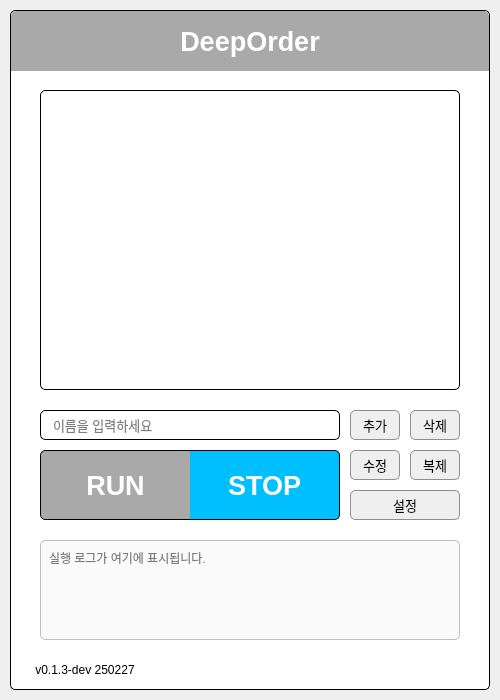
<?xml version="1.0" encoding="UTF-8"?>
<ui version="4.0">
 <class>MainWindow</class>
 <widget class="QMainWindow" name="MainWindow">
  <property name="geometry">
   <rect>
    <x>0</x>
    <y>0</y>
    <width>500</width>
    <height>700</height>
   </rect>
  </property>
  <property name="maximumSize">
   <size>
    <width>500</width>
    <height>700</height>
   </size>
  </property>
  <property name="font">
   <font>
    <family>Arial</family>
   </font>
  </property>
  <property name="windowTitle">
   <string>DeepOrder</string>
  </property>
  <property name="autoFillBackground">
   <bool>false</bool>
  </property>
  <property name="styleSheet">
   <string notr="true">QMainWindow{
	background-color: #EFEFEF;
}</string>
  </property>
  <widget class="QWidget" name="mainwindow">
   <property name="font">
    <font>
     <bold>false</bold>
    </font>
   </property>
   <widget class="QFrame" name="frame_main">
    <property name="geometry">
     <rect>
      <x>10</x>
      <y>10</y>
      <width>480</width>
      <height>680</height>
     </rect>
    </property>
    <property name="font">
     <font>
      <family>Arial</family>
     </font>
    </property>
    <property name="styleSheet">
     <string notr="true">background: white;
border:1px solid black;
border-radius: 5px;
</string>
    </property>
    <property name="frameShape">
     <enum>QFrame::Shape::StyledPanel</enum>
    </property>
    <property name="frameShadow">
     <enum>QFrame::Shadow::Raised</enum>
    </property>
    <widget class="QLabel" name="label_title">
     <property name="geometry">
      <rect>
       <x>1</x>
       <y>1</y>
       <width>478</width>
       <height>60</height>
      </rect>
     </property>
     <property name="sizePolicy">
      <sizepolicy hsizetype="Preferred" vsizetype="Preferred">
       <horstretch>128</horstretch>
       <verstretch>60</verstretch>
      </sizepolicy>
     </property>
     <property name="baseSize">
      <size>
       <width>0</width>
       <height>0</height>
      </size>
     </property>
     <property name="font">
      <font>
       <family>Arial</family>
       <pointsize>20</pointsize>
       <bold>true</bold>
      </font>
     </property>
     <property name="styleSheet">
      <string notr="true">QLabel {
	background-color: darkgray;
	color: white;
	border: none;
	border-top-left-radius :5px;
	border-top-right-radius : 5px;
	border-bottom-left-radius : 0px;
	border-bottom-right-radius : 0px;
}</string>
     </property>
     <property name="lineWidth">
      <number>0</number>
     </property>
     <property name="text">
      <string>DeepOrder</string>
     </property>
     <property name="alignment">
      <set>Qt::AlignmentFlag::AlignCenter</set>
     </property>
    </widget>
    <widget class="QListWidget" name="listWidget">
     <property name="geometry">
      <rect>
       <x>30</x>
       <y>80</y>
       <width>420</width>
       <height>300</height>
      </rect>
     </property>
     <property name="font">
      <font>
       <family>Arial</family>
       <pointsize>12</pointsize>
       <kerning>true</kerning>
      </font>
     </property>
     <property name="styleSheet">
      <string notr="true">QListWidget {
                color: black;
                border-radius: 5px;
            }
QListWidget::item {
                height: 30px;
                padding: 4px;
}</string>
     </property>
     <property name="frameShadow">
      <enum>QFrame::Shadow::Plain</enum>
     </property>
     <property name="autoScroll">
      <bool>true</bool>
     </property>
     <property name="autoScrollMargin">
      <number>16</number>
     </property>
     <property name="dragEnabled">
      <bool>true</bool>
     </property>
     <property name="dragDropMode">
      <enum>QAbstractItemView::DragDropMode::NoDragDrop</enum>
     </property>
     <property name="defaultDropAction">
      <enum>Qt::DropAction::CopyAction</enum>
     </property>
     <property name="iconSize">
      <size>
       <width>0</width>
       <height>0</height>
      </size>
     </property>
     <property name="movement">
      <enum>QListView::Movement::Static</enum>
     </property>
     <property name="layoutMode">
      <enum>QListView::LayoutMode::SinglePass</enum>
     </property>
     <property name="spacing">
      <number>3</number>
     </property>
     <property name="viewMode">
      <enum>QListView::ViewMode::ListMode</enum>
     </property>
     <property name="itemAlignment">
      <set>Qt::AlignmentFlag::AlignBaseline</set>
     </property>
     <property name="sortingEnabled">
      <bool>false</bool>
     </property>
    </widget>
    <widget class="QLineEdit" name="lineEdit">
     <property name="geometry">
      <rect>
       <x>30</x>
       <y>400</y>
       <width>300</width>
       <height>30</height>
      </rect>
     </property>
     <property name="font">
      <font>
       <family>Arial</family>
       <pointsize>10</pointsize>
      </font>
     </property>
     <property name="styleSheet">
      <string notr="true">QLineEdit {
	color:black;
	border-radius: 5px; 
	padding-left:10px;
}</string>
     </property>
     <property name="inputMask">
      <string/>
     </property>
     <property name="text">
      <string/>
     </property>
     <property name="maxLength">
      <number>32767</number>
     </property>
     <property name="placeholderText">
      <string>이름을 입력하세요</string>
     </property>
    </widget>
    <widget class="QPushButton" name="button_add">
     <property name="geometry">
      <rect>
       <x>340</x>
       <y>400</y>
       <width>50</width>
       <height>30</height>
      </rect>
     </property>
     <property name="sizePolicy">
      <sizepolicy hsizetype="Minimum" vsizetype="Minimum">
       <horstretch>0</horstretch>
       <verstretch>0</verstretch>
      </sizepolicy>
     </property>
     <property name="font">
      <font>
       <family>Arial</family>
       <pointsize>10</pointsize>
       <bold>false</bold>
       <hintingpreference>PreferVerticalHinting</hintingpreference>
      </font>
     </property>
     <property name="autoFillBackground">
      <bool>false</bool>
     </property>
     <property name="styleSheet">
      <string notr="true">QPushButton {
    border-radius: 5px;
	color:black;
    border: 1px solid #8f8f91;
    background-color: #EFEFEF;
    padding: 2px 4px;
}</string>
     </property>
     <property name="text">
      <string>추가</string>
     </property>
     <property name="icon">
      <iconset theme="QIcon::ThemeIcon::InsertText"/>
     </property>
     <property name="autoExclusive">
      <bool>false</bool>
     </property>
     <property name="default">
      <bool>false</bool>
     </property>
     <property name="flat">
      <bool>false</bool>
     </property>
    </widget>
    <widget class="QPushButton" name="button_delete">
     <property name="geometry">
      <rect>
       <x>400</x>
       <y>400</y>
       <width>50</width>
       <height>30</height>
      </rect>
     </property>
     <property name="sizePolicy">
      <sizepolicy hsizetype="Minimum" vsizetype="Minimum">
       <horstretch>0</horstretch>
       <verstretch>0</verstretch>
      </sizepolicy>
     </property>
     <property name="font">
      <font>
       <family>Arial</family>
       <pointsize>10</pointsize>
       <bold>false</bold>
       <hintingpreference>PreferVerticalHinting</hintingpreference>
      </font>
     </property>
     <property name="autoFillBackground">
      <bool>false</bool>
     </property>
     <property name="styleSheet">
      <string notr="true">QPushButton {
    border-radius: 5px;
	color:black;
    border: 1px solid #8f8f91;
    background-color: #EFEFEF;
    padding: 2px 4px;
}</string>
     </property>
     <property name="text">
      <string>삭제</string>
     </property>
     <property name="icon">
      <iconset theme="QIcon::ThemeIcon::InsertText"/>
     </property>
     <property name="autoExclusive">
      <bool>false</bool>
     </property>
     <property name="default">
      <bool>false</bool>
     </property>
     <property name="flat">
      <bool>false</bool>
     </property>
    </widget>
    <widget class="QPushButton" name="button_edit">
     <property name="geometry">
      <rect>
       <x>340</x>
       <y>440</y>
       <width>50</width>
       <height>30</height>
      </rect>
     </property>
     <property name="sizePolicy">
      <sizepolicy hsizetype="Minimum" vsizetype="Minimum">
       <horstretch>0</horstretch>
       <verstretch>0</verstretch>
      </sizepolicy>
     </property>
     <property name="font">
      <font>
       <family>Arial</family>
       <pointsize>10</pointsize>
       <bold>false</bold>
       <hintingpreference>PreferVerticalHinting</hintingpreference>
      </font>
     </property>
     <property name="autoFillBackground">
      <bool>false</bool>
     </property>
     <property name="styleSheet">
      <string notr="true">QPushButton {
    border-radius: 5px;
	color:black;
    border: 1px solid #8f8f91;
    background-color: #EFEFEF;
    padding: 2px 4px;
}</string>
     </property>
     <property name="text">
      <string>수정</string>
     </property>
     <property name="icon">
      <iconset theme="QIcon::ThemeIcon::InsertText"/>
     </property>
     <property name="autoExclusive">
      <bool>false</bool>
     </property>
     <property name="default">
      <bool>false</bool>
     </property>
     <property name="flat">
      <bool>false</bool>
     </property>
    </widget>
    <widget class="QLabel" name="label_run">
     <property name="geometry">
      <rect>
       <x>30</x>
       <y>440</y>
       <width>150</width>
       <height>70</height>
      </rect>
     </property>
     <property name="sizePolicy">
      <sizepolicy hsizetype="Preferred" vsizetype="Preferred">
       <horstretch>128</horstretch>
       <verstretch>60</verstretch>
      </sizepolicy>
     </property>
     <property name="baseSize">
      <size>
       <width>0</width>
       <height>0</height>
      </size>
     </property>
     <property name="font">
      <font>
       <family>Arial</family>
       <pointsize>20</pointsize>
       <bold>true</bold>
      </font>
     </property>
     <property name="styleSheet">
      <string notr="true">QLabel {
	background-color: darkgray;
	color: white;
	border-top: 1px solid black;
	border-bottom: 1px solid black;
	border-left: 1px solid black;
	border-right: none;
	border-top-left-radius :5px;
	border-top-right-radius : 0px;
	border-bottom-left-radius : 5px;
	border-bottom-right-radius : 0px;
}</string>
     </property>
     <property name="lineWidth">
      <number>0</number>
     </property>
     <property name="text">
      <string>RUN</string>
     </property>
     <property name="alignment">
      <set>Qt::AlignmentFlag::AlignCenter</set>
     </property>
    </widget>
    <widget class="QLabel" name="label_stop">
     <property name="geometry">
      <rect>
       <x>180</x>
       <y>440</y>
       <width>150</width>
       <height>70</height>
      </rect>
     </property>
     <property name="sizePolicy">
      <sizepolicy hsizetype="Preferred" vsizetype="Preferred">
       <horstretch>128</horstretch>
       <verstretch>60</verstretch>
      </sizepolicy>
     </property>
     <property name="baseSize">
      <size>
       <width>0</width>
       <height>0</height>
      </size>
     </property>
     <property name="font">
      <font>
       <family>Arial</family>
       <pointsize>20</pointsize>
       <bold>true</bold>
      </font>
     </property>
     <property name="styleSheet">
      <string notr="true">QLabel {
	background-color: deepskyblue;
	color: white;
	border-top: 1px solid black;
	border-bottom: 1px solid black;
	border-left: none;
	border-right: 1px solid black;
	border-top-left-radius :0px;
	border-top-right-radius : 5px;
	border-bottom-left-radius : 0px;
	border-bottom-right-radius : 5px;
}</string>
     </property>
     <property name="lineWidth">
      <number>0</number>
     </property>
     <property name="text">
      <string>STOP</string>
     </property>
     <property name="alignment">
      <set>Qt::AlignmentFlag::AlignCenter</set>
     </property>
    </widget>
    <widget class="QPlainTextEdit" name="textBrowser_log">
     <property name="geometry">
      <rect>
       <x>30</x>
       <y>530</y>
       <width>420</width>
       <height>100</height>
      </rect>
     </property>
     <property name="readOnly">
      <bool>true</bool>
     </property>
     <property name="styleSheet">
      <string notr="true">QPlainTextEdit {
    color: black;
    background-color: #FAFAFA;
    border: 1px solid #BDBDBD;
    border-radius: 5px;
    padding: 4px;
}</string>
     </property>
     <property name="placeholderText">
      <string>실행 로그가 여기에 표시됩니다.</string>
     </property>
    </widget>
    <widget class="QLabel" name="label_version">
     <property name="geometry">
      <rect>
       <x>10</x>
       <y>655</y>
       <width>130</width>
       <height>10</height>
      </rect>
     </property>
     <property name="font">
      <font>
       <family>Arial</family>
       <pointsize>9</pointsize>
      </font>
     </property>
     <property name="styleSheet">
      <string notr="true">QLabel {
	border: none;
	color: black;
}</string>
     </property>
     <property name="text">
      <string>v0.1.3-dev 250227</string>
     </property>
     <property name="alignment">
      <set>Qt::AlignmentFlag::AlignCenter</set>
     </property>
    </widget>
    <widget class="QPushButton" name="button_copy">
     <property name="geometry">
      <rect>
       <x>400</x>
       <y>440</y>
       <width>50</width>
       <height>30</height>
      </rect>
     </property>
     <property name="sizePolicy">
      <sizepolicy hsizetype="Minimum" vsizetype="Minimum">
       <horstretch>0</horstretch>
       <verstretch>0</verstretch>
      </sizepolicy>
     </property>
     <property name="font">
      <font>
       <family>Arial</family>
       <pointsize>10</pointsize>
       <bold>false</bold>
       <hintingpreference>PreferVerticalHinting</hintingpreference>
      </font>
     </property>
     <property name="autoFillBackground">
      <bool>false</bool>
     </property>
     <property name="styleSheet">
      <string notr="true">QPushButton {
    border-radius: 5px;
	color:black;
    border: 1px solid #8f8f91;
    background-color: #EFEFEF;
    padding: 2px 4px;
}</string>
     </property>
     <property name="text">
      <string>복제</string>
     </property>
     <property name="icon">
      <iconset theme="QIcon::ThemeIcon::InsertText"/>
     </property>
     <property name="autoExclusive">
      <bool>false</bool>
     </property>
     <property name="default">
      <bool>false</bool>
     </property>
     <property name="flat">
      <bool>false</bool>
     </property>
    </widget>
    <widget class="QPushButton" name="button_setting">
     <property name="geometry">
      <rect>
       <x>340</x>
       <y>480</y>
       <width>110</width>
       <height>30</height>
      </rect>
     </property>
     <property name="sizePolicy">
      <sizepolicy hsizetype="Minimum" vsizetype="Minimum">
       <horstretch>0</horstretch>
       <verstretch>0</verstretch>
      </sizepolicy>
     </property>
     <property name="font">
      <font>
       <family>Arial</family>
       <pointsize>10</pointsize>
       <bold>false</bold>
       <hintingpreference>PreferVerticalHinting</hintingpreference>
      </font>
     </property>
     <property name="autoFillBackground">
      <bool>false</bool>
     </property>
     <property name="styleSheet">
      <string notr="true">QPushButton {
    border-radius: 5px;
	color:black;
    border: 1px solid #8f8f91;
    background-color: #EFEFEF;
    padding: 2px 4px;
}</string>
     </property>
     <property name="text">
      <string>설정</string>
     </property>
     <property name="icon">
      <iconset theme="QIcon::ThemeIcon::InsertText"/>
     </property>
     <property name="autoExclusive">
      <bool>false</bool>
     </property>
     <property name="default">
      <bool>false</bool>
     </property>
     <property name="flat">
      <bool>false</bool>
     </property>
    </widget>
   </widget>
  </widget>
 </widget>
 <resources/>
 <connections/>
</ui>
